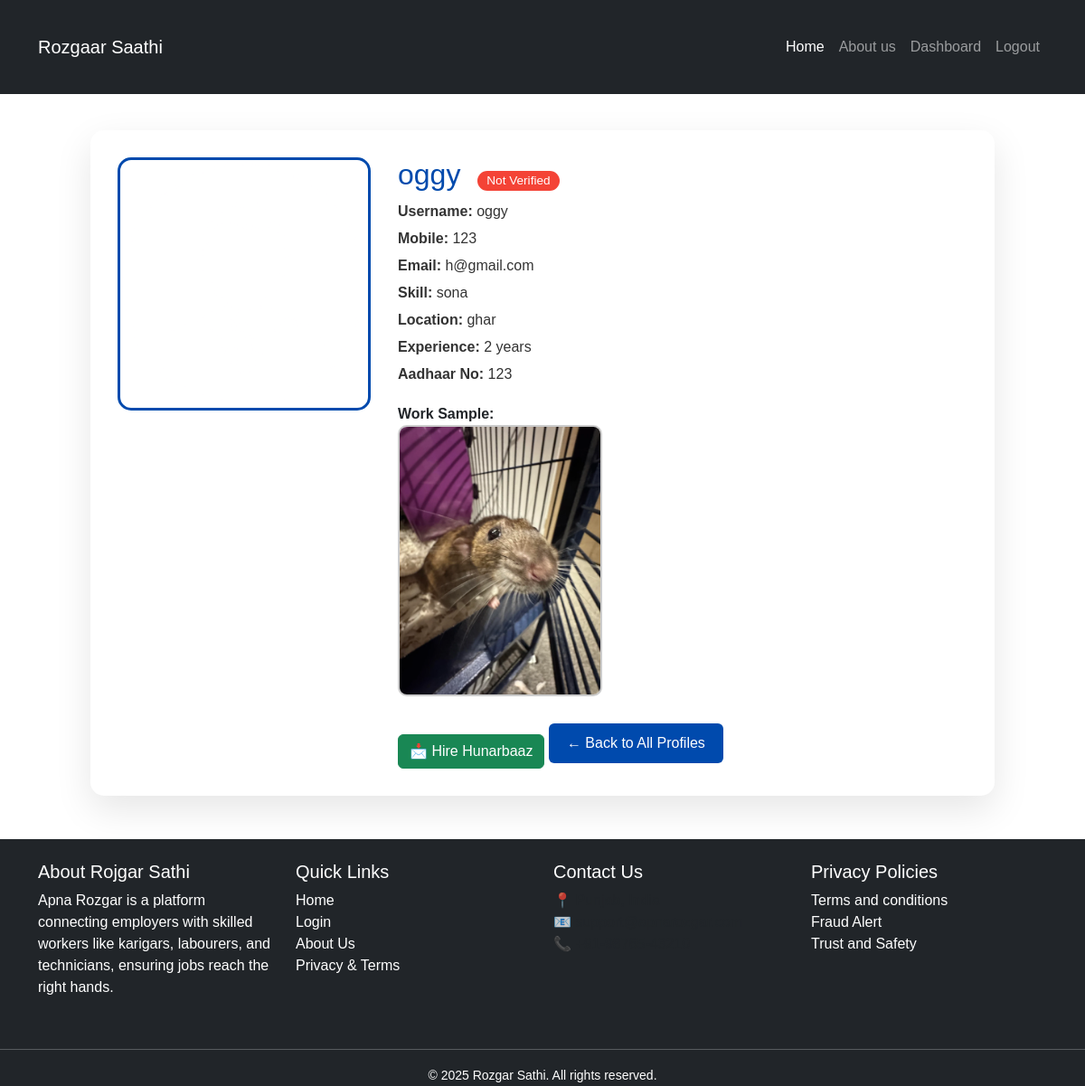
Screenshot of /client/hunarbaaz/4/ (signed in) with the database file from the repository.
### hunarbaaz/models.py (models this page shows, shortened)
class Hunarbaaz(models.Model):
    user = models.OneToOneField(User, on_delete=models.CASCADE)
    full_name = models.CharField(max_length=100)
    mobile = models.CharField(max_length=15)
    skill = models.CharField(max_length=100)
    location = models.CharField(max_length=100)
    experience = models.PositiveIntegerField(help_text="Years of experience")
    aadhaar_number = models.CharField(max_length=12, unique=True)
    profile_pic = models.ImageField(upload_to='hunarbaaz/profile_pics/', null=True, blank=True)
    work_sample = models.ImageField(upload_to='hunarbaaz/work_samples/', null=True, blank=True)
    is_verified = models.BooleanField(default=False)
    created_at = models.DateTimeField(auto_now_add=True)

### client/views.py (the view)
# urls.py: path('hunarbaaz/<int:id>/', views.hunarbaaz_detail_view, name='hunarbaaz_details'),
@login_required
def hunarbaaz_detail_view(request, id):
    profile = get_object_or_404(Hunarbaaz, id=id)
    return render(request, 'client/hunarbaaz_details.html', {'profile': profile})

### client/templates/client/hunarbaaz_details.html (shortened to what this page needs)
{% extends 'base/base.html' %}
{% load static %}
{% block content %}
<div class="profile-detail">
  <div>
    {% if profile.profile_pic %}
      <img src="{{ profile.profile_pic.url }}" alt="Profile Pic" class="profile-image">
    {% else %}
      <img src="{% static 'base/images/default.jpg' %}" alt="Default Pic" class="profile-image">
    {% endif %}
  </div>
  <div class="profile-info">
    <h2>{{ profile.full_name }}
      {% if profile.is_verified %}
        <span class="verified">Verified</span>
      {% else %}
        <span class="verified unverified">Not Verified</span>
      {% endif %}
    </h2>
    <p><strong>Username:</strong> {{ profile.user.username }}</p>
    <p><strong>Mobile:</strong> {{ profile.mobile }}</p>
    <p><strong>Email:</strong> {{ profile.user.email }}</p>
    <p><strong>Skill:</strong> {{ profile.skill }}</p>
    <p><strong>Location:</strong> {{ profile.location }}</p>
    <p><strong>Experience:</strong> {{ profile.experience }} years</p>
    <p><strong>Aadhaar No:</strong> {{ profile.aadhaar_number }}</p>
    {% if profile.work_sample %}
      <div class="work-sample">
        <strong>Work Sample:</strong><br>
        <img src="{{ profile.work_sample.url }}" alt="Work Sample">
      </div>
    {% endif %}
      <a href="{% url 'client:create_request' %}?hunarbaaz_id={{ profile.id }}" class="btn btn-success" style="margin-top: 15px;">📩 Hire Hunarbaaz</a>
    <a href="{% url 'client:all_profiles' %}" class="back-btn">← Back to All Profiles</a>
  </div>
</div>
{% endblock %}

### base/static/base/css/style.css (style rules this page uses)
img { height: 70vh; }
body { margin: 0; padding: 0; font-family: 'Poppins', sans-serif; min-height: 100vh; background-color: #ffffff; }

### client/templates/client/hunarbaaz_details.html (style rules this page uses)
.profile-detail { max-width: 1000px; margin: 40px auto; padding: 30px; background: #ffffff; border-radius: 15px; box-shadow: 0 15px 40px rgba(0, 0, 0, 0.1); display: flex; flex-wrap: wrap; gap: 30px; align-items: flex-start; }
.profile-image { width: 280px; height: 280px; object-fit: cover; border-radius: 15px; border: 3px solid #004aad; }
.profile-info { flex: 1; }
.profile-info h2 { color: #004aad; margin-bottom: 10px; }
.profile-info p { font-size: 1rem; margin: 6px 0; color: #333; }
.verified { display: inline-block; background: #4caf50; color: white; padding: 3px 10px; border-radius: 20px; font-size: 0.85rem; margin-left: 10px; }
.unverified { background: #f44336; }
.work-sample { margin-top: 20px; }
.work-sample img { max-width: 100%; max-height: 300px; border-radius: 10px; border: 2px solid #ccc; }
.back-btn { margin-top: 30px; display: inline-block; padding: 10px 20px; background: #004aad; color: #fff; border-radius: 6px; text-decoration: none; transition: background 0.3s ease; }

### rows the page displays
Hunarbaaz: profile_pic (picture), full_name "oggy", user.username "oggy", mobile "123", user.email "h@gmail.com", skill "sona", location "ghar", experience "2", aadhaar_number "123", work_sample (picture)
